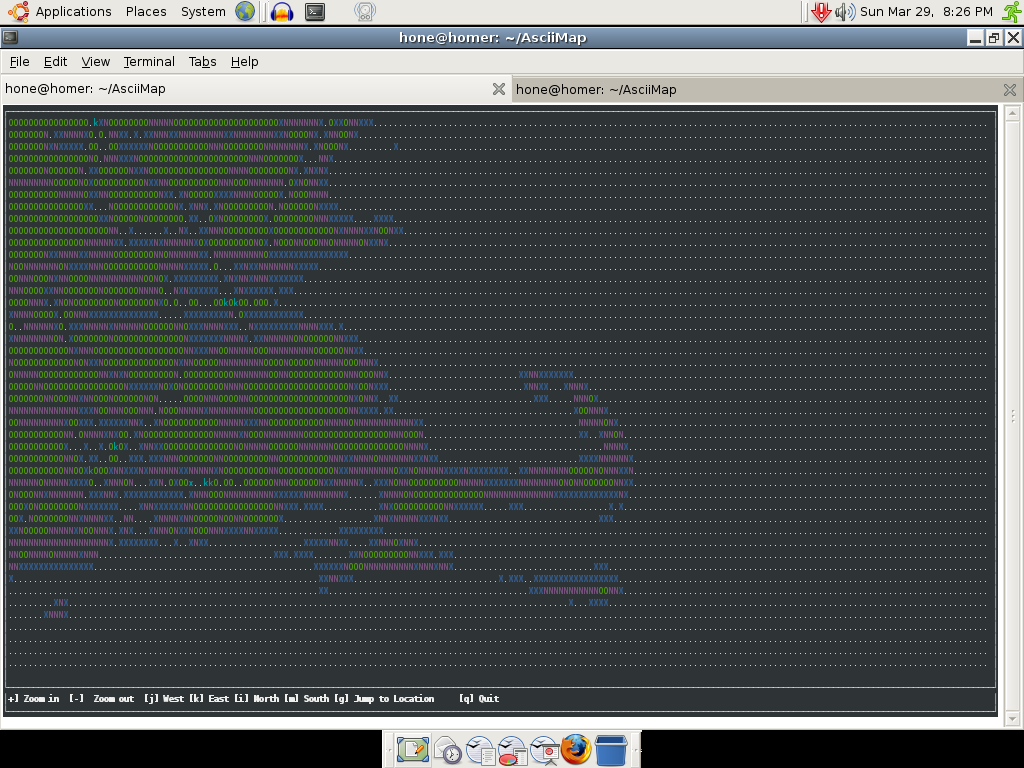
#> input picture trunk/Boston.png, 1024 x 768 px
$ python img_to_aa.py Boston.png   (Python 2 division)
#> lines starting #> are read from the running program, lines starting #| are printed output that depends on the picture
#!/usr/bin/python

from PIL import Image
import sys
import logging
import string

def calc_rgb( redweight=0.2989, greenweight=0.5866, blueweight=0.1145):
#> called with redweight = 0.299, greenweight = 0.587, blueweight = 0.115
    RED   = []
    GREEN = []
    BLUE  = []
    GRAY  = []
    for n in range(256):
		RED.append(float (n) * redweight)
		GREEN.append(float (n) * greenweight)
		BLUE.append(float (n) * blueweight)
		GRAY.append(float (n))
    return RED, GREEN, BLUE, GRAY
# end calc_rgb

def load_and_scale_image( url, ascii_chars,  width=None, height=None, grayscale=False ):
    ''' url : file to load
        width : target width
        height : target height
        grayscale : convert to grayscale true/false
        [ return ] : image buffer
    '''

    # 0. Create jp2a palette
    RED, GREEN, BLUE, GRAY = calc_rgb()
    lx = len( ascii_chars ) -1
    flt_len = float( lx )
    lum_palette = []
    MAXJSAMPLE=255.
    for n in range(256):
		lum_palette.append( ascii_chars[int(round( flt_len * float(n) / float(MAXJSAMPLE)))] )

    # 1. Try to load the image
    try:
        img  = Image.open( url )
#> img is the input picture: PIL image 1024x768 RGBA; mean R, G, B, A 78.9, 84.8, 84.4, 255
    except:
        logging.warn("Can't open image {0}".format( url ) )
        return None

    # 2. Calculate scaling
    output_width, output_height  = img.size
#> output_width = 1024; output_height = 768

    logging.info("Image width = {0}, target height = {1}".format( output_width, output_height ))

    if width == None and height == None:
        # use image native width and height
        pass
    elif width == None and height != None:
        # scale using just height
        scale_factor = float(height) / output_height
        output_width = int( output_width * scale_factor )
        output_height = height
    elif width != None and height == None:
        # scaling using just width
        scale_factor = float(width) / output_width
#> scale_factor = 0.0781
        output_height = int( output_height * scale_factor )
#> output_height = 60
        output_width = width
        pass
    else:
        # scale using width and height
        output_height = height
        output_width  = width

    logging.info("Output width = {0}, target height = {1}".format( output_width, output_height ))

    # 3. Perform Re-scale
    new_image = img.resize((output_width, output_height))
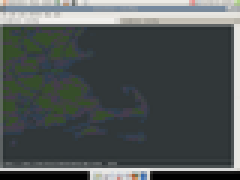
#> new_image: PIL image 80x60 RGBA (shown 3 times larger); mean R, G, B, A 78.9, 84.8, 84.5, 255

	    # 4. Go to grayscale if desired

    if grayscale:
        logging.info( "Grayscale selected" )
        if new_image.mode != 'L':
            logging.info( "..converting to grayscale" )
            new_image = new_image.convert("L") # convert to grayscale
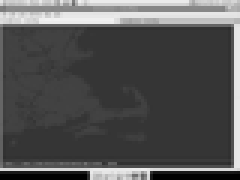
#> new_image: PIL image 80x60 L (shown 3 times larger); min 0, max 241, mean 82.8
    else:
        logging.info ( "Grayscale not selected" )
        if new_image.mode != 'RGB':
            logging.info ( "..converting image to rgb" )
            new_image.convert( "RGB" )


    if grayscale:
        # 5A. Grayscale Loop
        image_as_ascii = []
        all_pixels = list(new_image.getdata())
#> all_pixels = 4800 values, max 241 at index 495, min 0 at index 4640, mean 82.82
        min_val    = 0
        max_val    = MAXJSAMPLE
        step       = float( max_val - min_val ) / float( len( ascii_chars )  )
        #logging.info( "min_val = {0}, max_val = {1}, step = {2}".format( min_val, max_val, step ) )


        for pixel_value in all_pixels:
            offset = pixel_value - min_val
            index  = int(offset / step)
            if index >= len( ascii_chars ):
                index = len(ascii_chars) - 1
            c = ascii_chars[index]
            #r, g, b, a = pixel_value
            #image_as_ascii.append( lum_palette[ int(RED[r] + GREEN[g] + BLUE[b])] )
            image_as_ascii.append(c)
#> this loop made 4800 passes
#> (pixel_value, offset, c) on passes 1 to 3: (228, 228, ','), (193, 193, ':'), (206, 206, ':')
#> after the loop, image_as_ascii = 4800 items, first 6: ',', ':', ':', ':', ':', ':'
    else:
        # 5B. Color Loop
        print "color not implemented"

    # 6. Prepare output
    outstr = []
    for c in range(0, len(image_as_ascii), output_width):
        t = string.join(image_as_ascii[c:c+output_width], "" )
        outstr.extend([t])
#> this loop made 1 pass
#> after the loop, outstr = []
    return outstr


# end load_and_scale_image

if __name__=="__main__":
    import argparse
    parser = argparse.ArgumentParser( 'JP2A in Python' )
    parser.add_argument( '--chars', action='store', help='Select characters to paint', default= '#A@%S+<*:,.' )
    parser.add_argument( '--colors', action='store_true', help='Use ANSI colors',  default=False )
    parser.add_argument( '--height', action='store', default=None, type=int )
    parser.add_argument( '--width', action='store', default=80, type=int )
    parser.add_argument( '--debug', action='store_true', help='Turn on more logging', default=False )
    parser.add_argument( 'url', action='store', help='url of image', default=None )

    args = parser.parse_args()

    if args.debug:
        logging.basicConfig(filename='yy.log',level=logging.INFO)
        logging.info('Starting jp2a run' )


    grayscale = True
    if args.colors:
        grayscale = False

#> (the run stopped early here; a loop or call above may not have finished)
